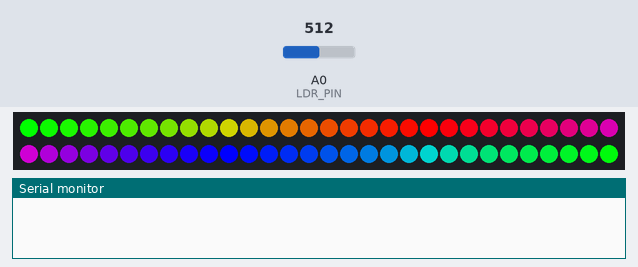
The sketch below on a simulated Arduino MKR. Parts: 60 RGB LEDs in strip order, left to right, continuing on the next row, the last lines printed to the serial monitor. The inputs (shaded band) are chosen by the test bench; at power-on: A0 (LDR_PIN) = 512. Dim RGB values are drawn brighter than linear; the local clock reads 2024-03-15 10:24:30 at power-on unless the sketch sets it.

Above: at 0.1 s.
At 0.7 s:
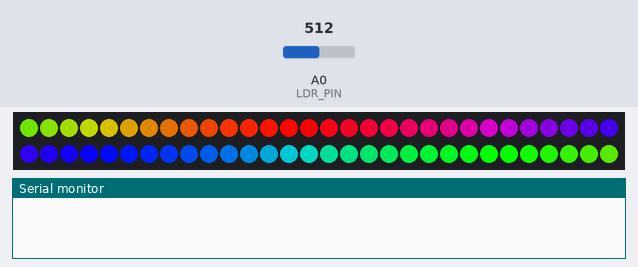
At 18.1 s:
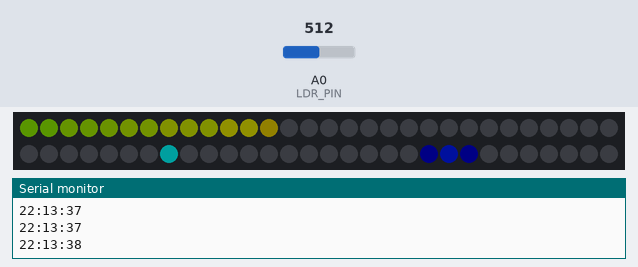

The sketch:

Glowatch.ino
```cpp
#include <RTCZero.h>
#include <Adafruit_NeoPixel.h>

#define LDR_PIN A0
#define LED_PIN 5
#define NPIXELS 60
#define LED_BRIGHTNESS 64

Adafruit_NeoPixel strip = Adafruit_NeoPixel(NPIXELS, LED_PIN, NEO_GRB + NEO_KHZ800);
RTCZero rtc;
int h=0,m=0,s=0;
int light = 0;

void setup() {
  Serial.begin(9600);
  rtc.begin();
  rtc.setHours((__TIME__[0] - '0') * 10 + __TIME__[1] - '0');
  rtc.setMinutes((__TIME__[3] - '0') * 10 + __TIME__[4] - '0');
  rtc.setSeconds((__TIME__[6] - '0') * 10 + __TIME__[7] - '0');
  strip.begin();
  rainbowCycle(20);
  strip.setBrightness(LED_BRIGHTNESS);
  strip.show();
}

void loop() {

  byte hpos[3]; //array with 3 entry, byte type stores an 8-bit unsigned number, from 0 to 255.
  getTime(); //sets h,m,s variables
  hpos[0] = (h*5+m/12)%60; //posizione della lancetta delle ore
  hpos[1] = (hpos[0]-1 < 0) ? 59 : hpos[0]-1;  //led precedente alla posizione delle ore (simil buffer circolare)
  hpos[2] = (hpos[0]+1 > 59) ? 0 : hpos[0]+1; //led successivo alla posizione delle ore

  light = map(analogRead(LDR_PIN), 300, 1000, 5, 8);
  light = pow(2, light);
  light = constrain(light, 32, 255);
  strip.setBrightness(light);

  for (int i=0;i<NPIXELS;i++) {
    if (s==i)
      strip.setPixelColor(s,strip.Color(0,255,255));//coloro la lancetta dei secondi di blu
    else if (i == hpos[0])
      strip.setPixelColor( i,Wheel((i+128)&255,0)); //lancetta delle ore
    else if ((i == hpos[1]) || (i == hpos[2]))
      strip.setPixelColor( i,Wheel((hpos[0]+128)&255,2)); //lancetta delle ore -> 3 led
    else if (i < m)
      strip.setPixelColor(i, Wheel((i+32) & 255,0));//arco dei minuti
    else
      strip.setPixelColor(i, strip.Color(0,0,0));//il resto dell'orologio rimane spento
  }
  strip.show();
  debugPrint();
}

void debugPrint(){
  print2digits(rtc.getHours());
  Serial.print(":");
  print2digits(rtc.getMinutes());
  Serial.print(":");
  print2digits(rtc.getSeconds());
  Serial.println();
}

void print2digits(int number) {
  if (number < 10) {
    Serial.print("0"); // print a 0 before if the number is < than 10
  }
  Serial.print(number);
}

void getTime() {
  //h = rtc.getHours() + 1; // ora legale
  h = (rtc.getHours()>11) ? rtc.getHours()-12 : rtc.getHours(); // ora solare
  m = rtc.getMinutes();
  s = rtc.getSeconds();
  delay(200);
}

// Input a value 0 to 255 to get a color value.
// The colours are a transition r - g - b - back to r.
//divider reduces brightness by half every increment
uint32_t Wheel(byte WheelPos, byte divider) {
  if(WheelPos < 85) {
   return strip.Color((WheelPos * 3>>divider), (255 - WheelPos * 3)>>divider, 0);//R-G
  } else if(WheelPos < 170) {
   WheelPos -= 85;
   return strip.Color((255 - WheelPos * 3)>>divider, 0, (WheelPos * 3)>>divider);//-RB
  } else {
   WheelPos -= 170;
   return strip.Color(0, (WheelPos * 3)>>divider, (255 - WheelPos * 3)>>divider);//G-B
  }
}
  void rainbowCycle(uint8_t wait) {
  uint16_t i, j;

  for(j=0; j<256*3; j++) { // 3 cycles of all colors on wheel
    for(i=0; i< strip.numPixels(); i++) {
      strip.setPixelColor(i, Wheel(((i * 256 / strip.numPixels()) + j) & 255,0));
    }
    strip.show();
    delay(wait);
  }
}
```
